Frame 1 (no input): blank canvas, image omitted
Frame 60 (no input): blank canvas, image omitted
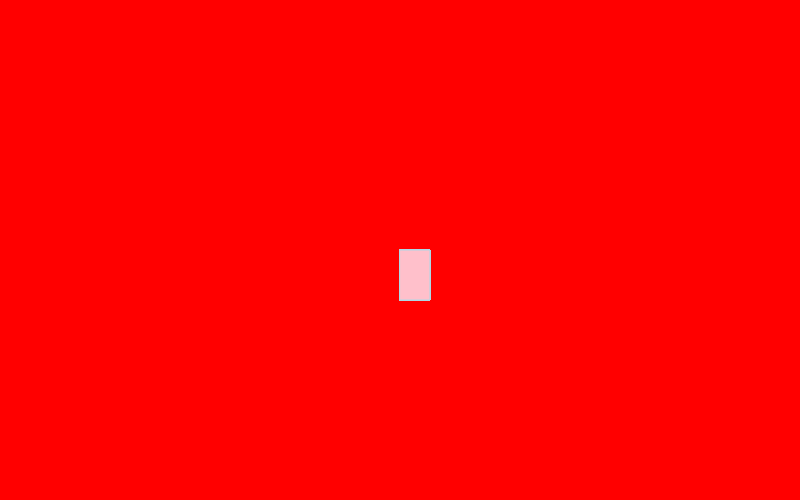
Frame 120 (the mouse pressed at the canvas centre since frame 60)

The p5.js sketch whose frames 1 and 60 were blank and that drew this single picture after the mouse press (run headless with seeded random() and noise() and a simulated clock; from frame 60 on, the mouse is pressed at the canvas centre):

// p5.js sketch
// ── sketch.js
function setup() {
  createCanvas(800,500);
  background("red");
}

function draw() {
fill("pink");
  stroke("lightblue");
  if(mouseIsPressed) rect(mouseX,mouseY,30,50);
}
